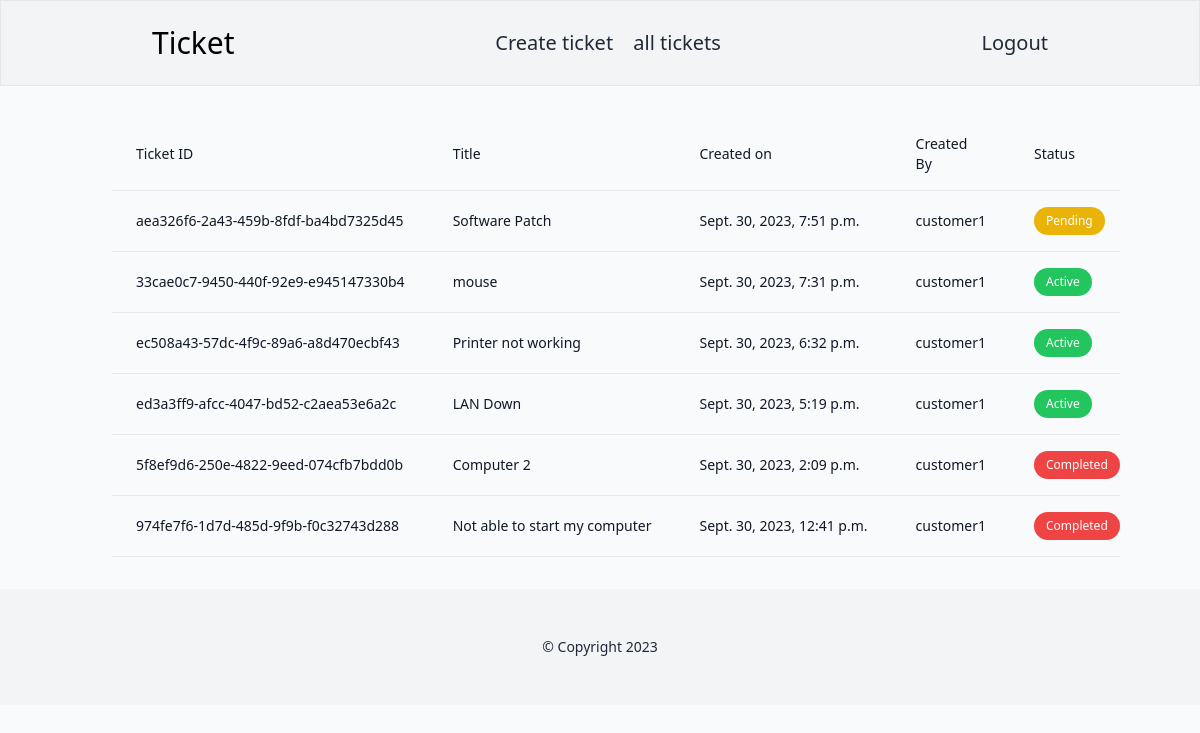
The app's page /ticket/all-tickets/ (signed in) with its own data.
### ticket/models.py (models this page shows, shortened)
class Ticket(models.Model):
    status_choices=(
        ('Active','Active'),
        ('Completed','Completed'),
        ('Pending','Pending')
    )
    ticket_number=models.UUIDField(default=uuid.uuid4)
    title=models.CharField(max_length=100)
    description=models.TextField()
    created_by=models.ForeignKey(User,on_delete=models.CASCADE, related_name='created_by')
    date_created=models.DateTimeField(auto_now_add=True)
    assigned_to=models.ForeignKey(User,on_delete=models.DO_NOTHING,null=True, blank=True)
    is_resolved=models.BooleanField(default=False)
    accepted_date=models.DateTimeField(null=True, blank=True)
    closed_date=models.DateTimeField(null=True,blank=True)
    ticket_status=models.CharField(max_length=15, choices=status_choices)

### users/models.py (models this page shows)
class User(AbstractUser):
    is_customer=models.BooleanField(default=False)
    is_engineer=models.BooleanField(default=False)
    def __str__(self):
        return self.username

### ticket/views.py (the view)
# urls.py: path('all-tickets/', all_tickets, name='all-tickets'),
def all_tickets(request):
    tickets=Ticket.objects.filter(created_by=request.user).order_by('-date_created')
    return render(request,'ticket/all_tickets.html',{'tickets':tickets})

### templates/ticket/all_tickets.html (shortened to what this page needs)
{% extends 'base.html' %}
{% block content %}
<div class="container mx-auto p-6">
  <div class="flex flex-col">
      <div class="overflow-x-auto sm:-mx-6 lg:-mx-8">
          <div class="py-2 inline-block min-w-full sm:px-6 lg:px-8">
              <div class="overflow-hidden">
                  <table class="min-w-full">
                      <thead class="border-b">
                          <tr>
                              <th scope="col" class="text-sm font-medium text-gray-900 px-6 py-4 text-left">Ticket ID</th>
                              <th scope="col" class="text-sm font-medium text-gray-900 px-6 py-4 text-left">Title</th>
                              <th scope="col" class="text-sm font-medium text-gray-900 px-6 py-4 text-left">Created on</th>
                              <th scope="col" class="text-sm font-medium text-gray-900 px-6 py-4 text-left">Created By</th>
                              <th scope="col" class="text-sm font-medium text-gray-900 px-6 py-4 text-left">Status</th>
                          </tr>
                      </thead>
                      <tbody>
                          {% for ticket in tickets %}
                          <tr class="border-b">
                              <td class="px-6 py-4 whitespace-nowrap text-sm font-medium text-gray-900">{{ticket.ticket_number}}</td>
                              <td class="text-sm text-gray-900 font-light px-6 py-4 whitespace-nowrap">{{ticket.title}}</td>
                              <td class="text-sm text-gray-900 font-light px-6 py-4 whitespace-nowrap">{{ticket.date_created}}</td>
                              <td class="text-sm text-gray-900 font-light px-6 py-4 whitespace-nowrap">{{ticket.created_by}}</td>
                              <td class="text-sm text-gray-900 font-light px-6 py-4 whitespace-nowrap">
                              {% if ticket.ticket_status == 'Active' %}
                              <span class="inline-flex items-center gap-1.5 py-1.5 px-3 rounded-full text-xs font-medium bg-green-500 text-white">Active</span>
                                  {% elif ticket.ticket_status == 'Pending' %}
                                  <span class="inline-flex items-center gap-1.5 py-1.5 px-3 rounded-full text-xs font-medium bg-yellow-500 text-white">Pending</span>
                                  {% elif ticket.ticket_status == 'Completed' %}
                                  <span class="inline-flex items-center gap-1.5 py-1.5 px-3 rounded-full text-xs font-medium bg-red-500 text-white">Completed</span>
                                  {% endif %}
                              </td>
                          </tr>
                          {% endfor %}
                      </tbody>
                  </table>
              </div>
          </div>
      </div>
  </div>
</div>
{% endblock %}

### records on screen
Ticket: ticket_number "aea326f6-2a43-459b-8fdf-ba4bd7325d45", title "Software Patch", date_created "Sept. 30, 2023, 7:51 p.m.", created_by "customer1", ticket_status "Pending"
Ticket: ticket_number "33cae0c7-9450-440f-92e9-e945147330b4", title "mouse", date_created "Sept. 30, 2023, 7:31 p.m.", created_by "customer1", ticket_status "Active"
Ticket: ticket_number "ec508a43-57dc-4f9c-89a6-a8d470ecbf43", title "Printer not working", date_created "Sept. 30, 2023, 6:32 p.m.", created_by "customer1", ticket_status "Active"
Ticket: ticket_number "ed3a3ff9-afcc-4047-bd52-c2aea53e6a2c", title "LAN Down", date_created "Sept. 30, 2023, 5:19 p.m.", created_by "customer1", ticket_status "Active"
Ticket: ticket_number "5f8ef9d6-250e-4822-9eed-074cfb7bdd0b", title "Computer 2", date_created "Sept. 30, 2023, 2:09 p.m.", created_by "customer1", ticket_status "Completed"
Ticket: ticket_number "974fe7f6-1d7d-485d-9f9b-f0c32743d288", title "Not able to start my computer", date_created "Sept. 30, 2023, 12:41 p.m.", created_by "customer1", ticket_status "Completed"
